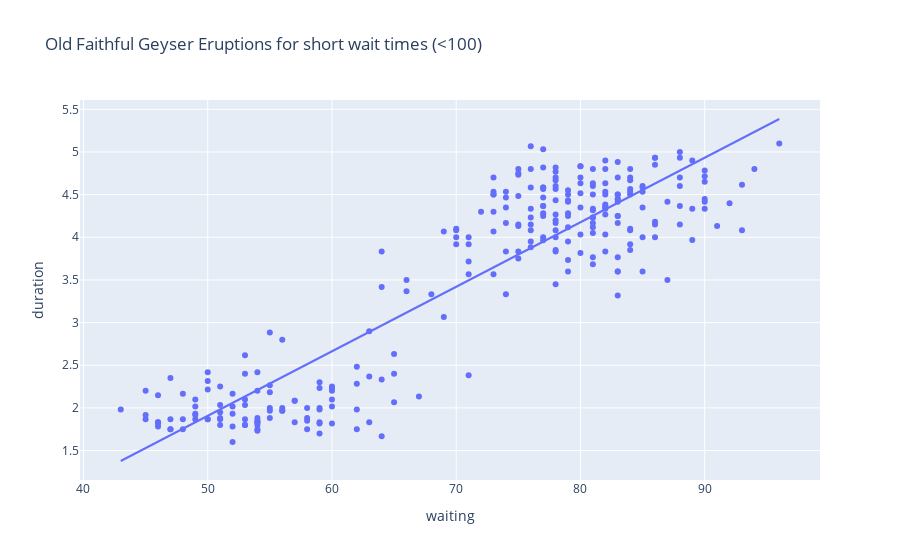

Notebook code cell kept with this figure:
### Markdown cell above
4.

The fitted model uses the observed data to estimate the parameters B_1 and B_0. When fitting a regression model, the estimated coefficients can be represented using fitted_model.params. The equation for this line is Y_i = B_0+B_1x_i (all variables besides x_i have triangular hats on, but I can't figure out how to put them in the equation). For each observation made with that equation, the predicted values of the outcome Y_i are the fitted values. We consider these values with fitted_model.fittedvalues. In short, the fitted_model.fitted values are calculated by substituting the predictor values into the fitted regression equation with the estimated parameters B_1 and B_0 obtained from the sample data. This is the process in which fitted_model.fittedvalues is derived.

### Code cell
9. 
import plotly.express as px

short_wait_limit = 100 # 64 # 66 #
short_wait = old_faithful.waiting < short_wait_limit

print(smf.ols('duration ~ waiting', data=old_faithful[short_wait]).fit().summary().tables[1])

# Create a scatter plot with a linear regression trendline
fig = px.scatter(old_faithful[short_wait], x='waiting', y='duration', 
                 title="Old Faithful Geyser Eruptions for short wait times (<"+str(short_wait_limit)+")", 
                 trendline='ols')

fig.show() # USE `fig.show(renderer="png")` FOR ALL GitHub and MarkUs SUBMISSIONS

### Figure 1 — Plotly figure (JSON) as saved in the notebook; plotly's stock layout.template omitted (floating-point values rounded to 4 significant figures; data arrays with more than 128 entries replaced by an {"elided": "..."} marker saying what was removed)
{"data": [{"hovertemplate": "waiting=%{x}<br>duration=%{y}<extra></extra>", "legendgroup": "", "marker": {"color": "#636efa", "symbol": "circle"}, "mode": "markers", "name": "", "orientation": "v", "showlegend": false, "type": "scatter", "x": {"elided": "272 int values"}, "xaxis": "x", "y": {"elided": "272 float values"}, "yaxis": "y"}, {"hovertemplate": "<b>OLS trendline</b><br>duration = 0.0756279 * waiting + -1.87402<br>R<sup>2</sup>=0.811461<br><br>waiting=%{x}<br>duration=%{y} <b>(trend)</b><extra></extra>", "legendgroup": "", "marker": {"color": "#636efa", "symbol": "circle"}, "mode": "lines", "name": "", "showlegend": false, "type": "scatter", "x": {"elided": "272 int values"}, "xaxis": "x", "y": {"elided": "272 float values"}, "yaxis": "y"}], "layout": {"legend": {"tracegroupgap": 0}, "title": {"text": "Old Faithful Geyser Eruptions for short wait times (<100)"}, "xaxis": {"anchor": "y", "domain": [0, 1], "title": {"text": "waiting"}}, "yaxis": {"anchor": "x", "domain": [0, 1], "title": {"text": "duration"}}}}
